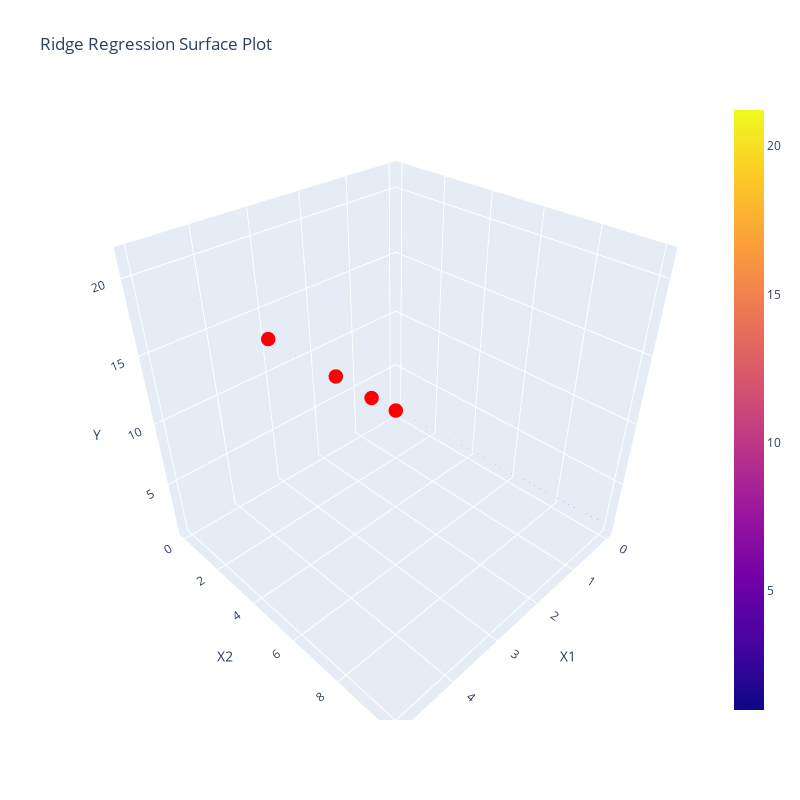

The code cell stored with this chart in its notebook:
### Code cell
import numpy as np
import plotly.graph_objects as go

X = np.array([[1, 2],
              [2, 1],
              [3, 5],
              [4, 3]])
Y = np.array([5, 9, 13, 17])

#add an intercept term for ridge regression
X_with_intercept = np.hstack([np.ones((X.shape[0], 1)), X])

#ridge regression setup
lamda_ridge = 0.1
I = np.eye(X_with_intercept.shape[1])
beta_ridge = np.linalg.inv(X_with_intercept.T @ X_with_intercept + lamda_ridge * I) @ X_with_intercept.T @ Y

#create the grid for plotting
x1_range = np.linspace(0,5,20)
X2_range = 2*x1_range
X1_mesh, X2_mesh = np.meshgrid(x1_range, X2_range)
Y_mesh = beta_ridge[0] + beta_ridge[1]*X1_mesh + beta_ridge[2]*X2_mesh

#plotting using plotly
fig = go.Figure(data=[go.Scatter3d(x=X[:, 0], y=X[:, 1], z=Y, mode='markers', marker=dict(size=5, color='red')),
                     go.Surface(x=X1_mesh, y=X2_mesh, z=Y_mesh, opacity=0.5)])
fig.update_layout(title='Ridge Regression Surface Plot',
                  scene=dict(xaxis_title='X1', yaxis_title='X2', zaxis_title='Y'),
                  width=800, height=800)
fig.show()

### Figure 1 — Plotly figure (JSON) as saved in the notebook; plotly's stock layout.template omitted (floating-point values rounded to 4 significant figures; data arrays with more than 128 entries replaced by an {"elided": "..."} marker saying what was removed)
{"data": [{"marker": {"color": "red", "size": 5}, "mode": "markers", "type": "scatter3d", "x": [1, 2, 3, 4], "y": [2, 1, 5, 3], "z": [5, 9, 13, 17]}, {"opacity": 0.5, "type": "surface", "x": {"elided": "20x20 float values"}, "y": {"elided": "20x20 float values"}, "z": {"elided": "20x20 float values"}}], "layout": {"height": 800, "scene": {"xaxis": {"title": {"text": "X1"}}, "yaxis": {"title": {"text": "X2"}}, "zaxis": {"title": {"text": "Y"}}}, "title": {"text": "Ridge Regression Surface Plot"}, "width": 800}}
